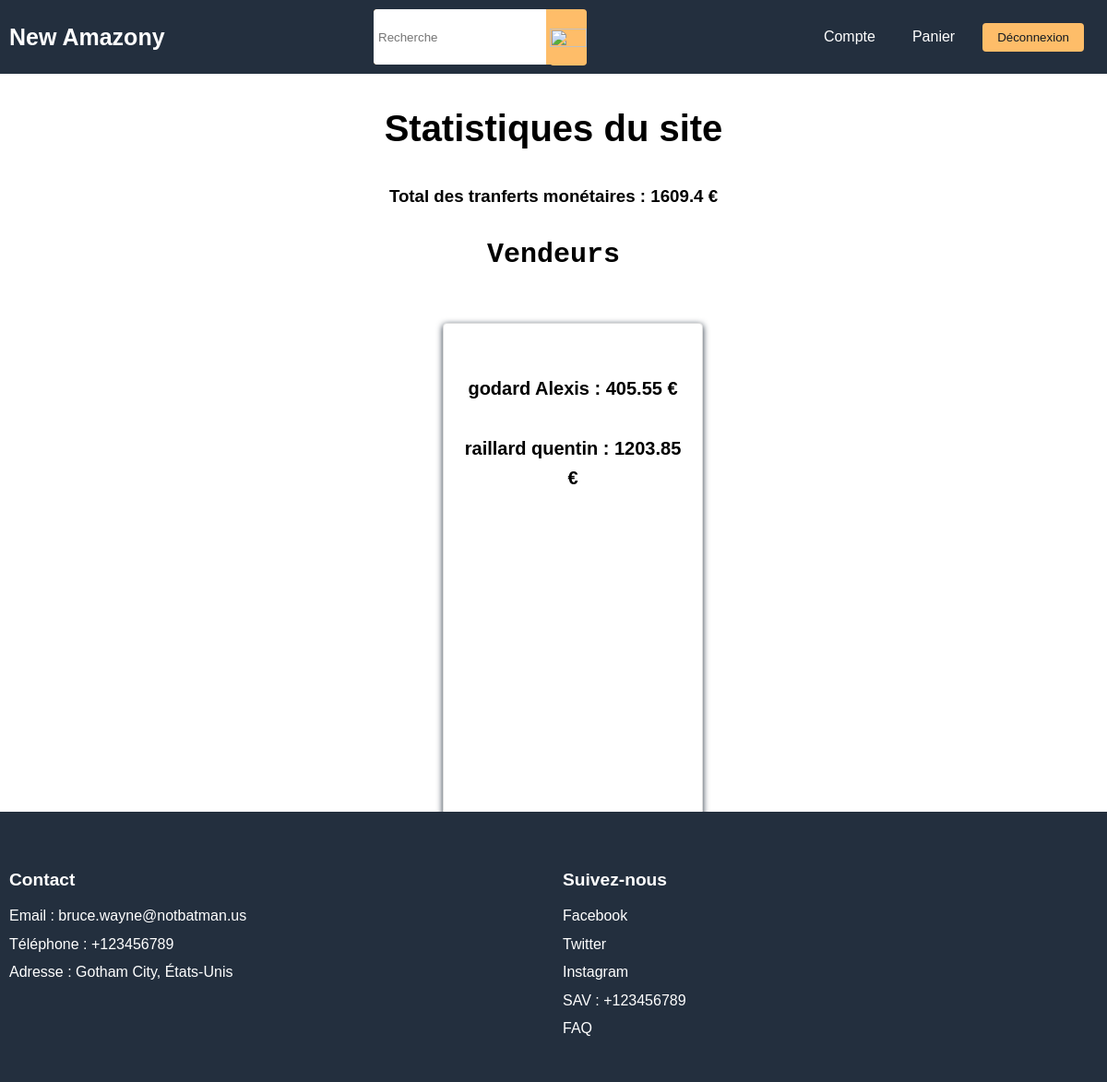
The page /projet_pedago/php/StatsA.php (signed in) on the database its author committed.
### tables this page shows
CREATE TABLE IF NOT EXISTS `vendeur` (
  `Prenom` varchar(50) NOT NULL,
  `Nom` varchar(50) NOT NULL,
  `ID` int NOT NULL AUTO_INCREMENT,
  `ouiadmin` tinyint(1) NOT NULL DEFAULT '0',
  `email` varchar(100) NOT NULL,
  `mdp` varchar(50) NOT NULL,
  `tel` int NOT NULL,
  `contrat` blob,
  PRIMARY KEY (`ID`)
);

### projet_pedago/php/fonction_get.php (called while the page is built, shortened)
<?php
require_once "fonction_update.php";
global $serveur, $nomBDD, $nomUtilisateurBDD, $motDePasseBDD, $connexion;
function getProduits(){
    global $connexion;
    $req = $connexion->query("SELECT * FROM produit");
    $res = $req->fetchAll();
    return ($res);
}
function recu_Produit_By_Vendeur($ID_Vend){
    global $link;
    $data = [];
    $desc = [];
    $all_Data = [];
    $sql_data = "SELECT * FROM produit WHERE ID_Vendeur = $ID_Vend";
    $res_data = mysqli_query($link, $sql_data);
    $sql = "DESCRIBE produit";
    $result = $link->query($sql);
    while($row = $result->fetch_assoc()){
        array_push($desc, $row['Field']);
    }
    while($obj = mysqli_fetch_object($res_data)){
        foreach ($desc as $value) {
            $data[$value] = $obj->$value;
        }
        array_push($all_Data, $data);
    }
    return $all_Data;
}
function stats($ID_Vend){
    global $link;
    $tab_Stats = [];
    $data = [];
    $all_Prod = recu_Produit_By_Vendeur($ID_Vend);
    foreach ($all_Prod as $value) {
        $id = $value['ID'];
        $sql_data = "SELECT * from achats WHERE ID_Produit = $id";
        $res_data = mysqli_query($link, $sql_data);
        $obj = mysqli_fetch_object($res_data);
        if($obj){
            $Qvendu = $obj->quantite;
            $tab_Stats["Qvendu"] = $Qvendu;
            $tab_Stats["Qtotal"] = $Qvendu + $value["Quantite"];
            $tab_Stats["IMG"] = $value["Img"];
            $tab_Stats["Nom"] = $value["Nom"];
            $tab_Stats["Prix"] = $value["Prix"] * $Qvendu;
            $data[$value['ID']] = $tab_Stats;
            $tab_Stats = [];
        }
    }
    return $data;
}
function totalVendeur($id_vend){
    $data = stats($id_vend);
    $total = 0;
    foreach($data as $produit){
        $total += $produit['Prix'];
    }
    return $total;
}
function statsA(){
    global $connexion;
    $req = $connexion->query("SELECT * from vendeur");
    $dataV = $req->fetchAll();
    $i = 0;
    foreach($dataV as $vendeur){
        $id = $vendeur['ID'];
        $dataV[$i]['Prix'] = totalVendeur($id);
        $i += 1;
    }
    return $dataV;
}
?>

### projet_pedago/php/fonction.php (called while the page is built, shortened)
<?php
require_once "config.php";
require_once "connection_mysqli.php";
require_once "fonction_get.php";
$produits = getProduits();
?>

### projet_pedago/php/StatsA.php (the view, shortened to what this page needs)
<?php
include("header.php");
$data = statsA();
$total = 0;
foreach($data as $vendeur){
    $total += $vendeur["Prix"];
}
?>
<!DOCTYPE html>
<html>
<head>
    <link rel="stylesheet" href="/projet_pedago/css/StatsA.css" href="/projet_pedago/css/Main.css">
</head>
<body>
    <main>
        <h1>Statistiques du site</h1>
        <h3>Total des tranferts monétaires : <?php print($total)?> €</h3>
        <section>
            <h2>Vendeurs</h2>
            <div class="stats-container">
                <?php
                    foreach($data as $vendeur){
                        print('<div><h5>');
                        print($vendeur['Nom'] . ' ' . $vendeur['Prenom'] . "  :  " . $vendeur['Prix'] . ' €');
                        print('</h5></div>');
                    }
                ?>
            </div>
        </section>
    </main>
</body>
</html>
<?php
include("footer.php");
?>

### projet_pedago/css/Main.css (style rules this page uses)
body { display: flex; flex-direction: column; min-height: 100vh; }
main { flex: 1; }
body { font-family: Arial, sans-serif; background-color: #fff; margin: 0; padding: 0; height: 100%; width: 100%; }

### projet_pedago/css/StatsA.css (style rules this page uses)
body { font-family: Arial, sans-serif; line-height: 1.6; margin: 0; padding: 20px; background-color: #fff; }
main { height: 100%; width: 100%; text-align: center; }
main h1 { font-size: 40px; }
section { text-align: center; }
section h2 { font-size: 30px; font-family: "Courier New", Courier, monospace; }
.stats-container { width: 20%; max-width: 1200px; height: 500px; margin: 0 auto; padding: 20px; display: block; align-items: center; justify-content: center; background-color: #fff; border-radius: 4px; border: 1px solid #ddd; box-shadow: 0 2px 7px #232f3e; margin-top: 50px; margin-bottom: 50px; margin-left: 40%; overflow-y: auto; }
h5 { font-size: 20px; font-weight: bold; }

### rows shown on the page
vendeur: Nom "godard", Prenom "Alexis", Prix "405.55"
vendeur: Nom "raillard", Prenom "quentin", Prix "1203.85"

### other values the page prints
$total "1609.4"
